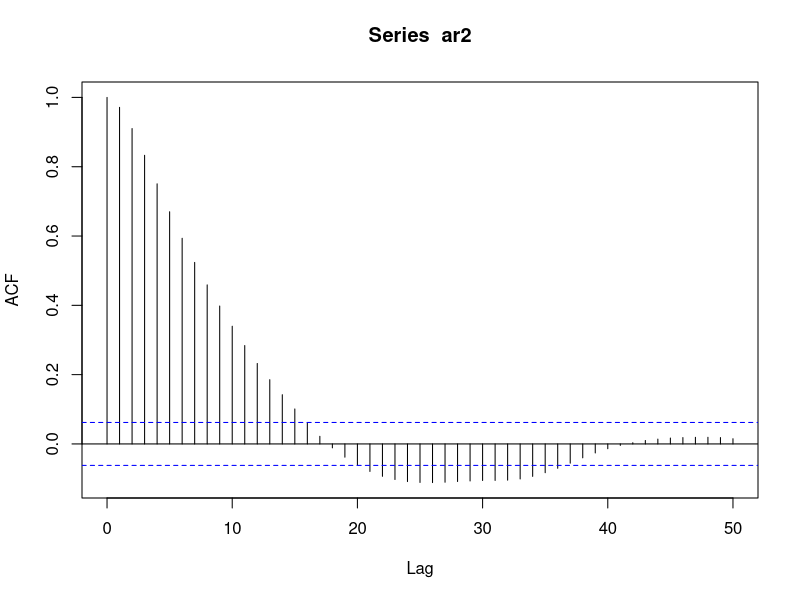
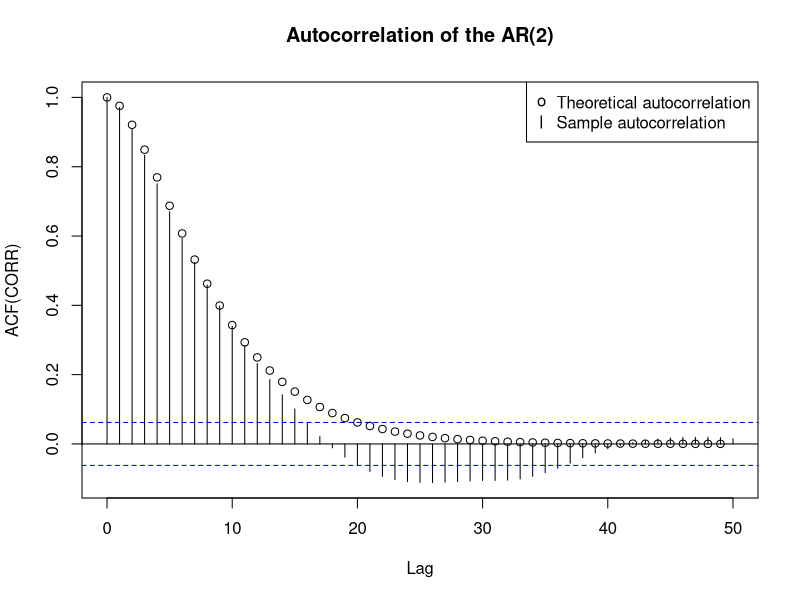
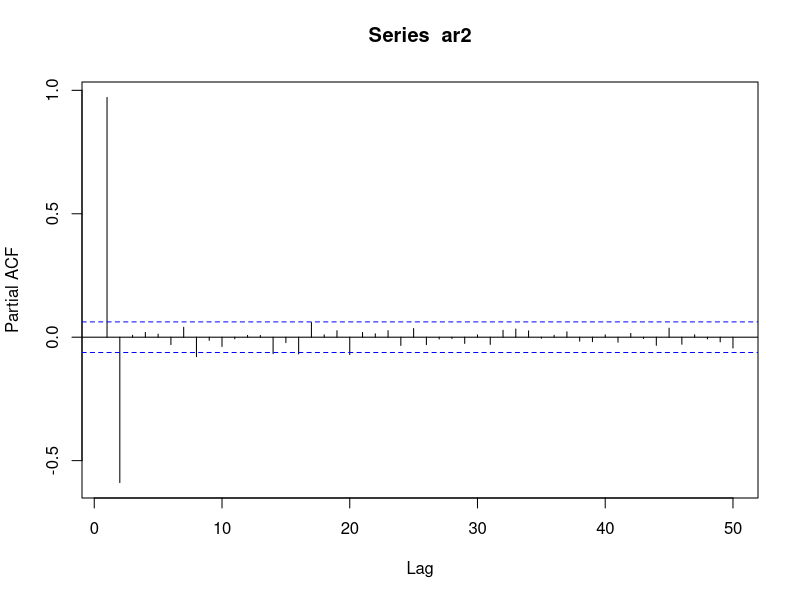
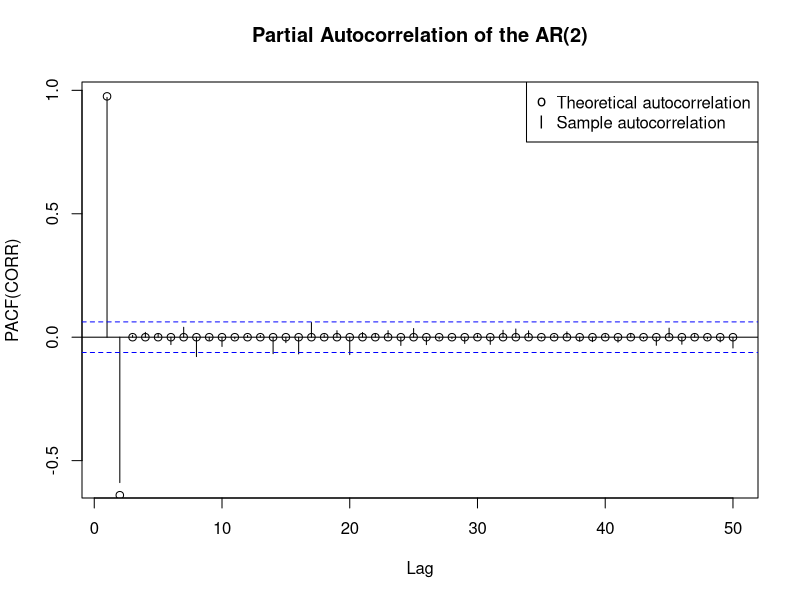

The R script that drew these images, in order:
b1 = 1.6
b2 = -0.64
set.seed(001)
ar2 = arima.sim(list(ar = c(b1, b2)), n = 1000, sd = 1)

# Sample ACF(CORR)
acorr = acf(ar2, type = 'correlation', lag.max = 50)
acorr
plot(acorr, xlab = 'Lag', ylab = 'ACF(CORR)',
     main = 'Autocorrelation of the AR(2)')

# Theoretical ACF(CORR)
g = c()
g[1] = 25625 / 729
g[2] = 25000 / 729
for (h in (3: 50)){g[h] = 1.6 * g[h-1] - 0.64 * g[h-2]}
g[]
r = c()
r[1] = 1
r[2] = 40 / 41
for (h in (3: 50)){r[h] = g[h] / g[1]}
r[]
for (i in (0: 49)) {points(i, r[i + 1])}
legend(x = 'topright', legend =
         c('Theoretical autocorrelation', 
           'Sample autocorrelation'), 
       pch = c('o', 'l'))

# Sample Partial ACF(CORR)
pacorr = pacf(ar2, lag = 50)
pacorr
plot(pacorr, xlab = 'Lag', ylab = 'PACF(CORR)',
     main = 'Partial Autocorrelation of the AR(2)')

# Theoretical Partial ACF(CORR)
p = c()
p[1] = 40 / 41
p[2] = -0.64
for (h in (3: 50)){p[h] = 0}
for (i in (1: 50)) {points(i, p[i])}
legend(x = 'topright', legend =
         c('Theoretical autocorrelation', 
           'Sample autocorrelation'), 
       pch = c('o', 'l'))